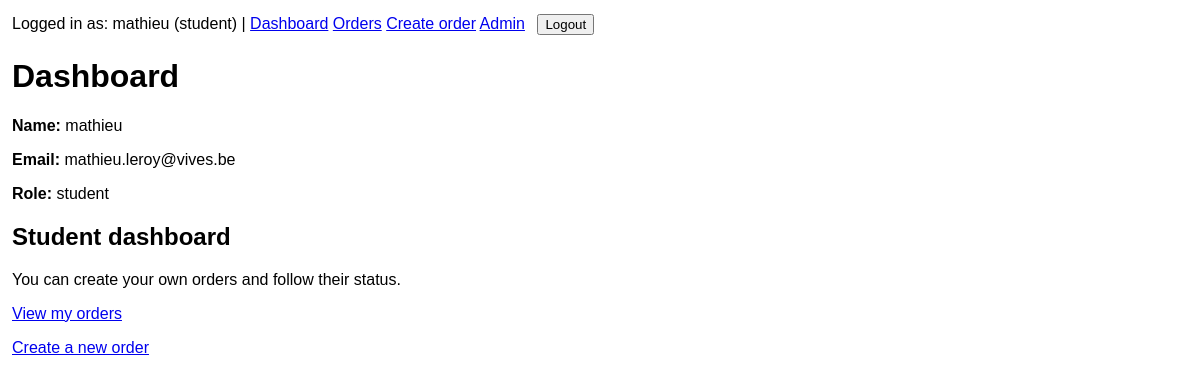
The page / (signed in) on the database as committed earlier.
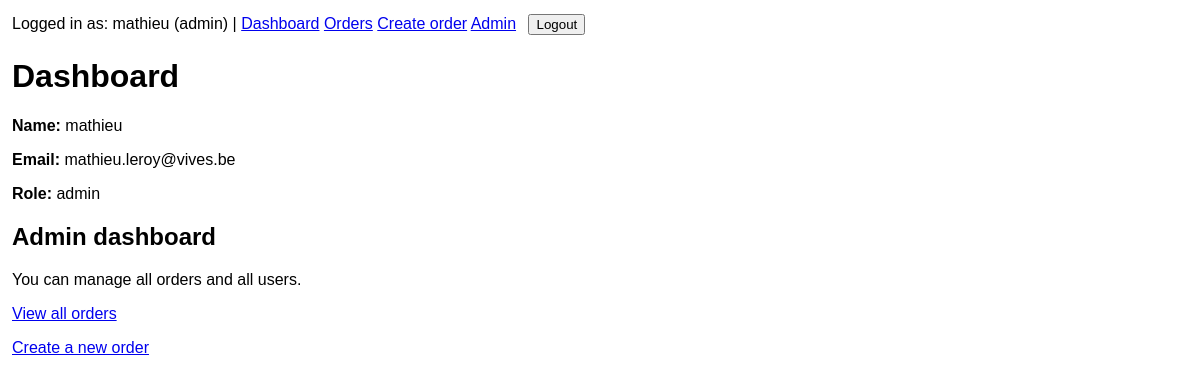
The same page on the database as committed later.
### accounts/models.py (models this page shows, shortened)
class User(AbstractUser):
    ROLE_ADMIN = "admin"
    ROLE_TEACHER = "teacher"
    ROLE_STUDENT = "student"
    ROLE_CHOICES = [
        (ROLE_ADMIN, "Admin"),
        (ROLE_TEACHER, "Teacher"),
        (ROLE_STUDENT, "Student"),
    ]
    email = models.EmailField(unique=True)
    name = models.CharField(max_length=255)
    role = models.CharField(max_length=20, choices=ROLE_CHOICES, default=ROLE_STUDENT)
    USERNAME_FIELD = "email"
    REQUIRED_FIELDS = ["username", "name"]

### orders/views.py (the view)
# urls.py: path("", dashboard, name="dashboard"),
@login_required
def dashboard(request):
    context = {
        "user": request.user,
    }
    return render(request, "orders/dashboard.html", context)

### templates/orders/dashboard.html (shortened to what this page needs)
{% extends "base.html" %}
{% block content %}
    <h1>Dashboard</h1>
    <div class="card">
        <p><strong>Name:</strong> {{ user.name }}</p>
        <p><strong>Email:</strong> {{ user.email }}</p>
        <p><strong>Role:</strong> {{ user.role }}</p>
    </div>
    {% if user.role == "admin" %}
        <div class="card">
            <h2>Admin dashboard</h2>
            <p>You can manage all orders and all users.</p>
            <p><a href="{% url 'orders:order_list' %}">View all orders</a></p>
            <p><a href="{% url 'orders:order_create' %}">Create a new order</a></p>
        </div>
    {% elif user.role == "student" %}
        <div class="card">
            <h2>Student dashboard</h2>
            <p>You can create your own orders and follow their status.</p>
            <p><a href="{% url 'orders:order_list' %}">View my orders</a></p>
            <p><a href="{% url 'orders:order_create' %}">Create a new order</a></p>
        </div>
    {% endif %}
{% endblock %}

### templates/base.html (shortened to what this page needs)
<!DOCTYPE html>
<html lang="en">
<head>
</head>
<body>
    <div class="top-nav">
        {% if user.is_authenticated %}
            Logged in as: {{ user.name }} ({{ user.role }})
            |
            <a href="{% url 'orders:dashboard' %}">Dashboard</a>
            <a href="{% url 'orders:order_list' %}">Orders</a>
            <a href="{% url 'orders:order_create' %}">Create order</a>
            <a href="/admin/">Admin</a>
            <form method="post" action="{% url 'logout' %}">
                <button type="submit">Logout</button>
            </form>
        {% else %}
            <a href="{% url 'login' %}">Login</a>
        {% endif %}
    </div>
    {% block content %}{% endblock %}
</body>
</html>

### templates/base.html (style rules this page uses)
body { font-family: Arial, sans-serif; margin: 12px; }
form { margin-bottom: 12px; }
input, select, textarea, button { margin: 2px 0; }
.top-nav { margin-bottom: 16px; }
.top-nav form { display: inline; margin-left: 8px; }

Rows that differ between the two databases and show on the page:
changed User "mathieu": role "student" → "admin"
Other text that changed with them:
text no longer shown: "Student dashboard You can create your own orders and follow their status. View my orders"
text now shown: "Admin dashboard You can manage all orders and all users. View all orders"
